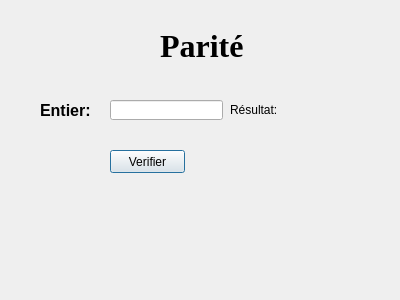
<?xml version="1.0" encoding="UTF-8"?>
<ui version="4.0">
 <class>Dialog</class>
 <widget class="QDialog" name="Dialog">
  <property name="geometry">
   <rect>
    <x>0</x>
    <y>0</y>
    <width>400</width>
    <height>300</height>
   </rect>
  </property>
  <property name="windowTitle">
   <string>Dialog</string>
  </property>
  <widget class="QLabel" name="label">
   <property name="geometry">
    <rect>
     <x>160</x>
     <y>20</y>
     <width>111</width>
     <height>51</height>
    </rect>
   </property>
   <property name="font">
    <font>
     <family>Times New Roman</family>
     <pointsize>24</pointsize>
     <weight>75</weight>
     <bold>true</bold>
    </font>
   </property>
   <property name="text">
    <string>Parité</string>
   </property>
  </widget>
  <widget class="QLabel" name="label_2">
   <property name="geometry">
    <rect>
     <x>40</x>
     <y>100</y>
     <width>61</width>
     <height>21</height>
    </rect>
   </property>
   <property name="font">
    <font>
     <pointsize>12</pointsize>
     <weight>75</weight>
     <bold>true</bold>
    </font>
   </property>
   <property name="text">
    <string>Entier:</string>
   </property>
  </widget>
  <widget class="QLineEdit" name="valeur">
   <property name="geometry">
    <rect>
     <x>110</x>
     <y>100</y>
     <width>113</width>
     <height>20</height>
    </rect>
   </property>
  </widget>
  <widget class="QPushButton" name="btn">
   <property name="geometry">
    <rect>
     <x>110</x>
     <y>150</y>
     <width>75</width>
     <height>23</height>
    </rect>
   </property>
   <property name="text">
    <string>Verifier</string>
   </property>
  </widget>
  <widget class="QLabel" name="resultat">
   <property name="geometry">
    <rect>
     <x>230</x>
     <y>100</y>
     <width>171</width>
     <height>20</height>
    </rect>
   </property>
   <property name="text">
    <string>Résultat:</string>
   </property>
  </widget>
 </widget>
 <resources/>
 <connections/>
</ui>
